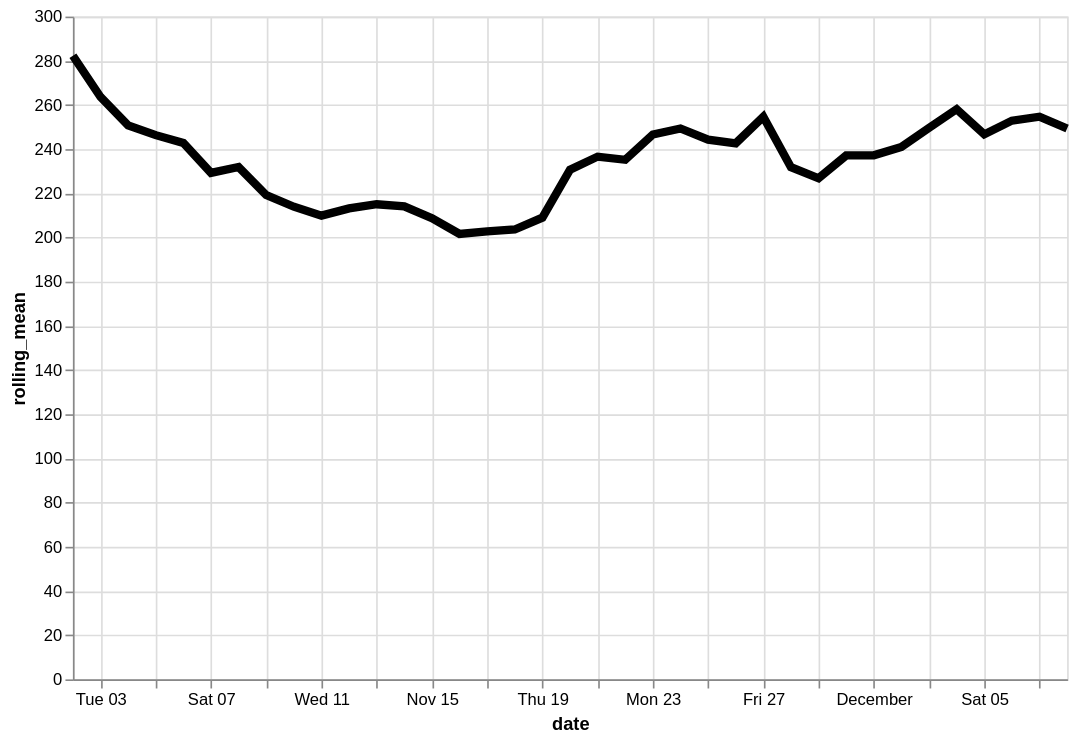

The Vega-Lite source for this figure:
### Vega-Lite specification from a JSON file in a GitHub repository (floating-point values rounded to 4 significant figures)
{"config": {"view": {"continuousWidth": 400, "continuousHeight": 300}}, "data": {"name": "data-6d91cb01f698ae874d7a8ad1e63c2197"}, "mark": {"type": "line", "color": "black", "size": 5}, "encoding": {"x": {"type": "temporal", "field": "date"}, "y": {"type": "quantitative", "field": "rolling_mean"}}, "height": 400, "transform": [{"window": [{"op": "mean", "field": "price", "as": "rolling_mean"}], "frame": [-4, 3]}], "width": 600, "$schema": "https://vega.github.io/schema/vega-lite/v4.8.1.json", "datasets": {"data-6d91cb01f698ae874d7a8ad1e63c2197": [{"item": "Chairs & Recliners", "date": "2020-11-02", "price": 328.1}, {"item": "Chairs & Recliners", "date": "2020-11-03", "price": 226.8}, {"item": "Chairs & Recliners", "date": "2020-11-04", "price": 333.7}, {"item": "Chairs & Recliners", "date": "2020-11-05", "price": 240.6}, {"item": "Chairs & Recliners", "date": "2020-11-06", "price": 189.0}, {"item": "Chairs & Recliners", "date": "2020-11-07", "price": 186.2}, {"item": "Chairs & Recliners", "date": "2020-11-08", "price": 219.9}, {"item": "Chairs & Recliners", "date": "2020-11-09", "price": 218.0}, {"item": "Chairs & Recliners", "date": "2020-11-10", "price": 219.9}, {"item": "Chairs & Recliners", "date": "2020-11-11", "price": 248.1}, {"item": "Chairs & Recliners", "date": "2020-11-12", "price": 232.0}, {"item": "Chairs & Recliners", "date": "2020-11-13", "price": 198.5}, {"item": "Chairs & Recliners", "date": "2020-11-14", "price": 156.7}, {"item": "Chairs & Recliners", "date": "2020-11-15", "price": 212.3}, {"item": "Chairs & Recliners", "date": "2020-11-16", "price": 234.8}, {"item": "Chairs & Recliners", "date": "2020-11-17", "price": 210.5}, {"item": "Chairs & Recliners", "date": "2020-11-18", "price": 176.8}, {"item": "Chairs & Recliners", "date": "2020-11-19", "price": 191.1}, {"item": "Chairs & Recliners", "date": "2020-11-20", "price": 241.4}, {"item": "Chairs & Recliners", "date": "2020-11-21", "price": 205.4}, {"item": "Chairs & Recliners", "date": "2020-11-22", "price": 199.5}, {"item": "Chairs & Recliners", "date": "2020-11-23", "price": 385.7}, {"item": "Chairs & Recliners", "date": "2020-11-24", "price": 282.4}, {"item": "Chairs & Recliners", "date": "2020-11-25", "price": 199.1}, {"item": "Chairs & Recliners", "date": "2020-11-26", "price": 268.2}, {"item": "Chairs & Recliners", "date": "2020-11-27", "price": 213.1}, {"item": "Chairs & Recliners", "date": "2020-11-28", "price": 200.8}, {"item": "Chairs & Recliners", "date": "2020-11-29", "price": 192.4}, {"item": "Chairs & Recliners", "date": "2020-11-30", "price": 295.5}, {"item": "Chairs & Recliners", "date": "2020-12-01", "price": 203.3}, {"item": "Chairs & Recliners", "date": "2020-12-02", "price": 242.2}, {"item": "Chairs & Recliners", "date": "2020-12-03", "price": 281.5}, {"item": "Chairs & Recliners", "date": "2020-12-04", "price": 269.0}, {"item": "Chairs & Recliners", "date": "2020-12-05", "price": 243.5}, {"item": "Chairs & Recliners", "date": "2020-12-06", "price": 269.6}, {"item": "Chairs & Recliners", "date": "2020-12-07", "price": 260.3}, {"item": "Chairs & Recliners", "date": "2020-12-08", "price": 204.3}]}}
